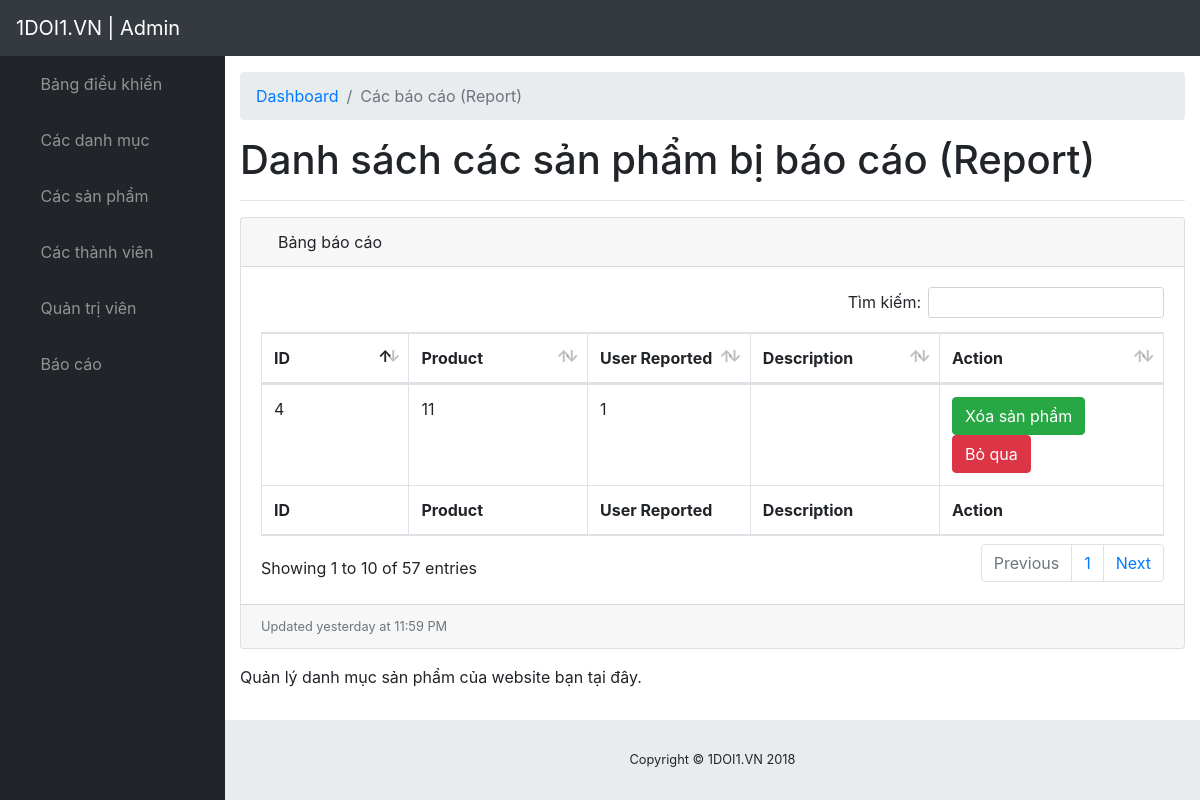
The page /traodoi.vn/admin/modules/report/index.php (signed in) on the database as committed earlier.
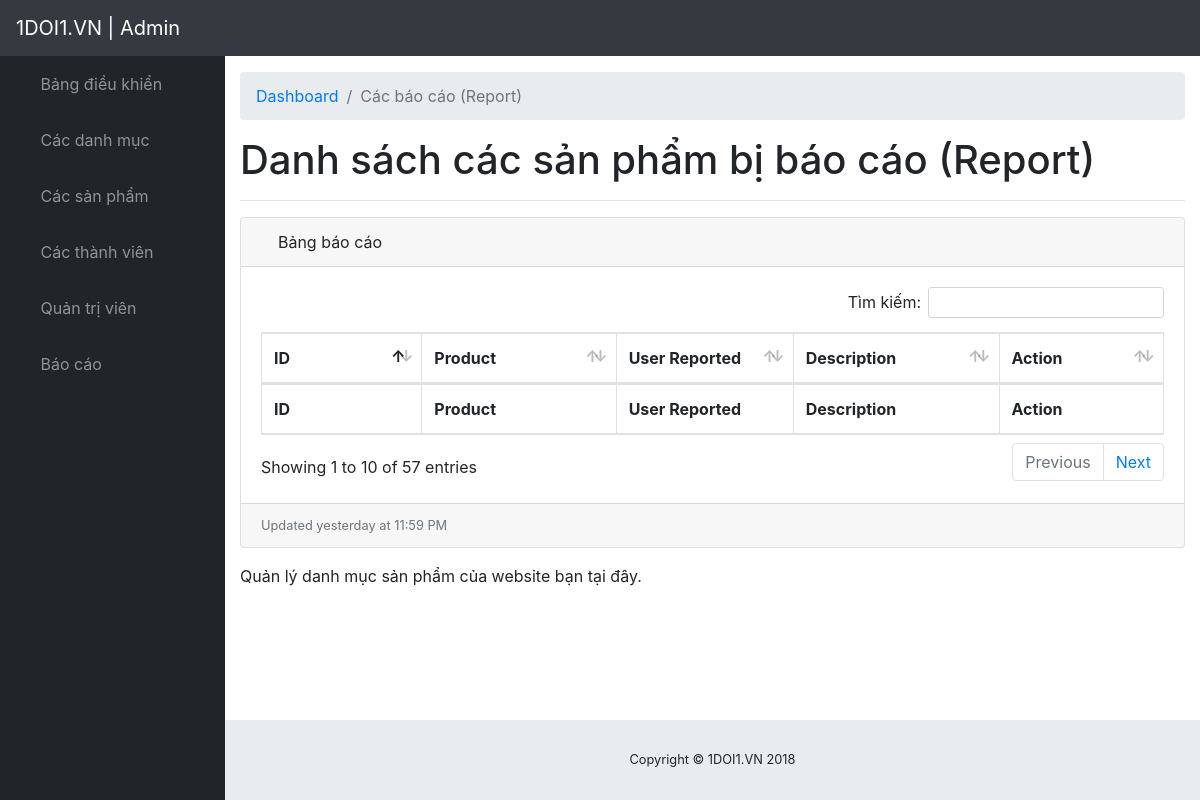
The same page on the database as committed later.
### tables this page shows
CREATE TABLE IF NOT EXISTS `report` (
  `id` int(11) NOT NULL AUTO_INCREMENT,
  `product_id` int(11) DEFAULT NULL,
  `user_id` varchar(50) DEFAULT NULL,
  `description` text,
  `created_at` timestamp NOT NULL DEFAULT CURRENT_TIMESTAMP,
  `updated_at` timestamp NOT NULL DEFAULT CURRENT_TIMESTAMP ON UPDATE CURRENT_TIMESTAMP,
  PRIMARY KEY (`id`)
);

### traodoi.vn/libraries/database.php (called while the page is built, shortened)
<?php
    class Database
    {
        public $link;
        public function __construct()
        {
            $this->link = mysqli_connect("localhost","root","","traodoivn") or die ();
            mysqli_set_charset($this->link,"utf8");
        }
        public function countTable($table)
        {
            $sql = "SELECT id FROM  {$table}";
            $result = mysqli_query($this->link, $sql) or die("Lỗi Truy Vấn countTable----" .mysqli_error($this->link));
            $num = mysqli_num_rows($result);
            return $num;
        }
         public function fetchAll($table)
        {
            $sql = "SELECT * FROM {$table} WHERE 1" ;
            $result = mysqli_query($this->link,$sql) or die("Lỗi Truy Vấn fetchAll " .mysqli_error($this->link));
            $data = [];
            if( $result)
            {
                while ($num = mysqli_fetch_assoc($result))
                {
                    $data[] = $num;
                }
            }
            return $data;
        }
         public  function fetchJone($table,$sql ,$page = 0,$row ,$pagi = false )
        {
            $data = [];
            if ($pagi == true )
            {
                $total = $this->countTable($table);
                $sotrang = ceil($total / $row);
                $start = ($page - 1 ) * $row ;
                $sql .= " LIMIT $start,$row";
                $data = [ "page" => $sotrang];
                $result = mysqli_query($this->link,$sql) or die("Lỗi truy vấn fetchJone ---- " .mysqli_error($this->link));
            }
            else
            {
                $result = mysqli_query($this->link,$sql) or die("Lỗi truy vấn fetchJone ---- " .mysqli_error($this->link));
            }
            if( $result)
            {
                while ($num = mysqli_fetch_assoc($result))
                {
                    $data[] = $num;
                }
            }
            return $data;
        }
    }
?>

### traodoi.vn/admin/autoload/autoload.php (called while the page is built, shortened)
<?php
	require_once __DIR__. "/../../libraries/database.php";
    $db = new database;
 ?>

### traodoi.vn/admin/modules/report/index.php (the view, shortened to what the changed rows need)
<?php
    require_once __DIR__. "/../../autoload/autoload.php";
    if (isset($_GET['page']))
    {
        $p = $_GET['page'];
    }
    else
    {
        $p = 1;
    }
    $report = $db->fetchAll("report");
    $sql = "SELECT report.* from report";
    $report = $db->fetchJone("report",$sql,$p,10,true);
    if(isset($report['page']))
    {
        $sotrang = $report['page'];
        unset($report['page']);
    }
 ?>
<?php require_once __DIR__. "/../../layouts/header.php"; ?>
                     <div id="content-wrapper">
                        <div class="container-fluid">
                            <h1>Danh sách các sản phẩm bị báo cáo (Report)</h1>
                                <div class="card mb-3">
    <div class="card-body">
        <div class="table-responsive">
            <div id="dataTable_wrapper" class="dataTables_wrapper dt-bootstrap4">
                <div class="row">
                    <div class="col-sm-12">
                        <table class="table table-bordered dataTable" id="dataTable" width="100%" cellspacing="0" role="grid" aria-describedby="dataTable_info" style="width: 100%;">
                            <thead>
                                <tr role="row">
                                    <th class="sorting_asc" tabindex="0" aria-controls="dataTable" rowspan="1" colspan="1" aria-sort="ascending" aria-label="Name: activate to sort column descending" style="width: 61px;">ID</th>
                                    <th class="sorting" tabindex="0" aria-controls="dataTable" rowspan="1" colspan="1" aria-label="Position: activate to sort column ascending" style="width: 83px;">Product</th>
                                    <th class="sorting" tabindex="0" aria-controls="dataTable" rowspan="1" colspan="1" aria-label="Office: activate to sort column ascending" style="width: 49px;">User Reported</th>
                                    <th class="sorting" tabindex="0" aria-controls="dataTable" rowspan="1" colspan="1" aria-label="Age: activate to sort column ascending" style="width: 30px;">Description</th>
                                    <th class="sorting" tabindex="0" aria-controls="dataTable" rowspan="1" colspan="1" aria-label="Start date: activate to sort column ascending" style="width: 64px;">Action</th>
                                </tr>
                            </thead>
                            <tfoot>
                                <tr>
                                    <th rowspan="1" colspan="1">ID</th>
                                    <th rowspan="1" colspan="1">Product</th>
                                    <th rowspan="1" colspan="1">User Reported</th>
                                    <th rowspan="1" colspan="1">Description</th>
                                    <th rowspan="1" colspan="1">Action</th>
                                </tr>
                            </tfoot>
                            <tbody>
                                <?php foreach ($report as $item): ?>
                                <tr role="row" class="odd">
                                    <td class="sorting_1"><?php echo $item['id']  ?></td>
                                    <td><?php echo $item['product_id']  ?></td>
                                    <td><?php echo $item['user_id']  ?></td>
                                    <td><?php echo $item['description']  ?></td>
                                    <td>
                                        <a class="btn btn-xs btn-success" href="delete_product.php?id=<?php echo $item['product_id'] ?>">Xóa sản phẩm</a>
                                        <a class="btn btn-xs btn-danger" href="ignore.php?id=<?php echo $item['id'] ?>">Bỏ qua</a>
                                    </td>
                                </tr>
                                <?php endforeach ?>
                            </tbody>
                        </table>
                    </div>
                </div>
                <div class="row">
                    <div class="col-sm-12 col-md-7">
                        <div class="dataTables_paginate paging_simple_numbers" id="dataTable_paginate">
                            <ul class="pagination">
                                <?php for($i = 1; $i <= $sotrang; $i++): ?>
                                    <?php
                                        if(isset($_GET['page']))
                                        {
                                            $p = $_GET['page'];
                                        }
                                        else
                                        {
                                            $p = 1;
                                        }
                                     ?>
                                     <li class="<?php echo ($i == $p) ? 'active':'' ?>">
                                        <a href="?page=<?php echo $i; ?>" aria-controls="dataTable" data-dt-idx="<?php echo $i; ?>" tabindex="0" class="page-link"><?php echo $i; ?>
                                        </a>
                                    </li>
                                <?php endfor ?>
                            </ul>
                        </div>
                    </div>
                </div>
            </div>
        </div>
    </div>
                                </div>
                        </div>
<?php require_once __DIR__. "/../../layouts/footer.php"; ?>

Rows that differ between the two databases and show on the page:
removed report: id "4", product "11", user "1"
Other text that changed with them:
list line gone: "1"
